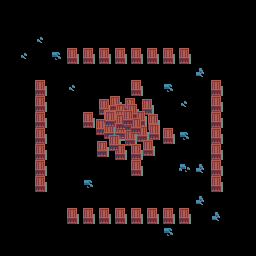

The image is a tile-based game level rendered from a .tmx file. Its description and complete source (layers, tilesets, objects, tile grids) follow:
An orthogonal 16x16 tile map with 16x16 px tiles, 1 tile layer (Layout), 5 tilesets.

<map version="1.0" tiledversion="1.1.2" orientation="orthogonal" renderorder="right-down" width="16" height="16" tilewidth="16" tileheight="16" infinite="0" nextobjectid="1">
 <tileset firstgid="1" source="world1_tileset.tsx" />
 <tileset firstgid="241" source="world1_doors_front.tsx" />
 <tileset firstgid="385" source="world1_doors_side.tsx" />
 <tileset firstgid="475" source="object_rocks.tsx" />
 <tileset firstgid="478" source="large_crates.tsx" />
 <layer name="Layout" width="16" height="16">
  <data encoding="csv">
0,0,0,0,0,0,0,0,0,0,0,0,0,0,0,0,
0,0,0,0,0,0,0,0,0,0,0,0,0,0,0,0,
0,0,187,0,0,0,0,0,0,0,0,0,0,0,0,0,
0,187,0,184,183,183,183,183,183,183,183,183,0,0,0,0,
0,0,0,0,0,0,0,0,0,0,0,0,186,0,0,0,
0,0,183,0,187,0,0,0,183,0,184,0,0,183,0,0,
0,0,183,0,0,0,0,0,0,0,0,187,0,183,0,0,
0,0,183,0,0,183,0,0,0,0,0,0,0,183,0,0,
0,0,183,0,0,0,0,0,0,0,183,184,0,183,0,0,
0,0,183,0,0,0,478,0,0,0,0,0,0,183,0,0,
0,0,183,0,0,0,0,0,183,0,0,185,186,183,0,0,
0,0,183,0,0,184,0,0,0,0,0,0,0,183,0,0,
0,0,0,0,0,0,0,0,0,0,0,0,186,0,0,0,
0,0,0,0,183,183,183,183,183,183,183,183,0,186,0,0,
0,0,0,0,0,0,0,0,0,0,184,0,0,0,0,0,
0,0,0,0,0,0,0,0,0,0,0,0,0,0,0,0
</data>
 </layer>
</map>
